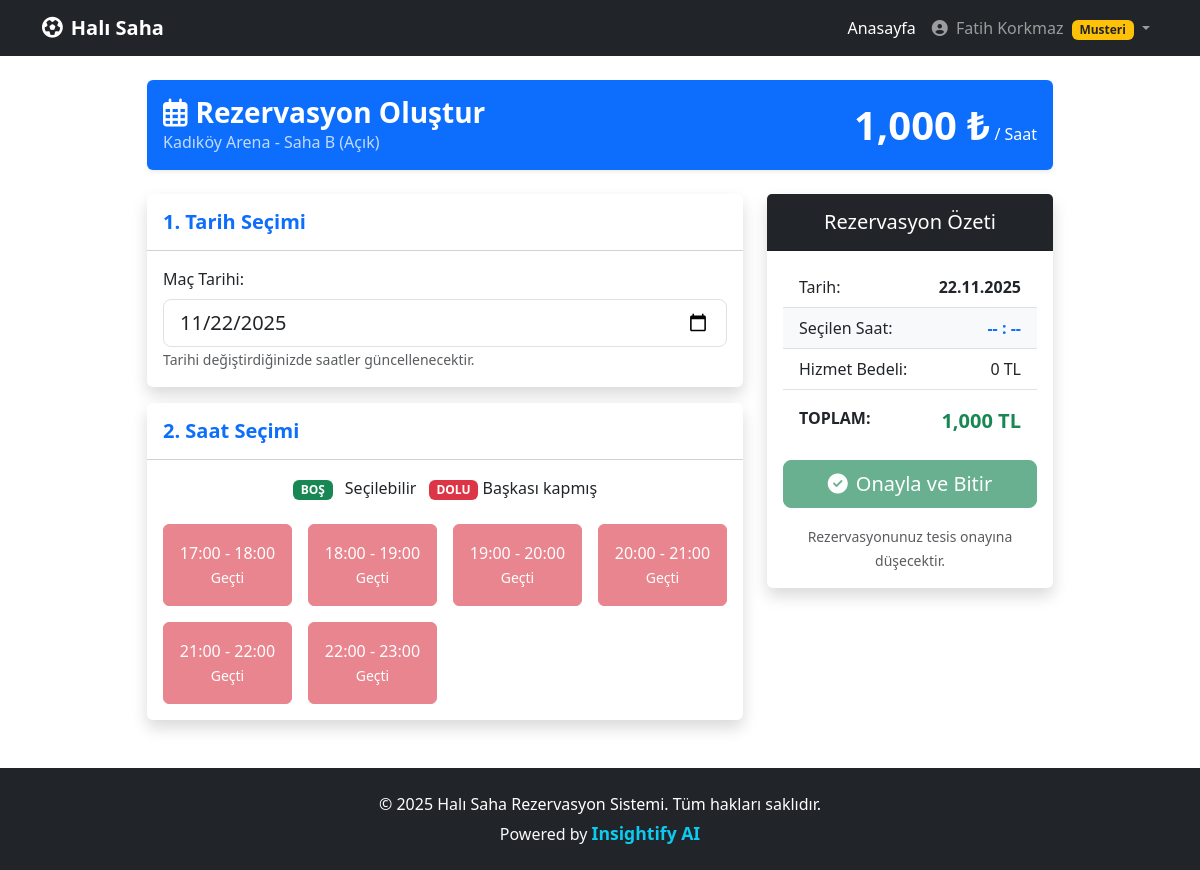
Screenshot of /rezervasyon_yap.php?saha_id=2 (signed in) with the database file from the repository.
### tables this page shows
CREATE TABLE `sahalar` (
  `saha_id` int NOT NULL,
  `tesis_id` int NOT NULL,
  `saha_adi` varchar(100) NOT NULL,
  `zemin_tipi` enum('suni_cim','dogal_cim','hali','parke') DEFAULT 'suni_cim',
  `kapasite` int DEFAULT '14',
  `fiyat_saatlik` decimal(10,2) NOT NULL
);

CREATE TABLE `tesisler` (
  `tesis_id` int NOT NULL,
  `tesis_sahibi_id` int NOT NULL,
  `ilce_id` int NOT NULL,
  `tesis_adi` varchar(200) NOT NULL,
  `adres` text NOT NULL,
  `telefon` varchar(20) DEFAULT NULL,
  `aciklama` text,
  `kapak_resmi` varchar(255) DEFAULT NULL,
  `onay_durumu` tinyint(1) DEFAULT '0',
  `ortalama_puan` float DEFAULT '5'
);

CREATE TABLE `saatbloklari` (
  `saat_id` int NOT NULL,
  `baslangic_saati` time NOT NULL,
  `bitis_saati` time NOT NULL
);

### rezervasyon_yap.php (the view, shortened to what this page needs)
<?php
require_once 'includes/db.php';
include 'includes/header.php';
$saha_id = (int)$_GET['saha_id'];
$secilen_tarih = isset($_GET['tarih']) ? $_GET['tarih'] : date('Y-m-d');
$stmt = $pdo->prepare("CALL sp_SahaDetayGetir(?)");
$stmt->execute([$saha_id]);
$saha = $stmt->fetch();
$tumSaatler = $pdo->query("SELECT * FROM SaatBloklari ORDER BY baslangic_saati ASC")->fetchAll();
$doluSaatlerDizisi = [];
?>
<div class="container mb-5">
    <div class="row justify-content-center">
        <div class="col-md-10">
            <div class="card shadow-sm border-0 mb-4 bg-primary text-white">
                <div class="card-body d-flex justify-content-between align-items-center">
                    <div>
                        <h3 class="fw-bold mb-0"><i class="far fa-calendar-alt me-2"></i>Rezervasyon Oluştur</h3>
                        <p class="mb-0 opacity-75">
                            <?php echo $saha['tesis_adi']; ?> - <?php echo $saha['saha_adi']; ?>
                        </p>
                    </div>
                    <div class="text-end">
                        <span class="display-6 fw-bold"><?php echo number_format($saha['fiyat_saatlik'], 0); ?> ₺</span>
                        <span class="fs-6">/ Saat</span>
                    </div>
                </div>
            </div>
            <div class="row">
                <div class="col-lg-8">
                    <div class="card shadow border-0 mb-3">
                        <div class="card-header bg-white py-3">
                            <h5 class="fw-bold mb-0 text-primary">1. Tarih Seçimi</h5>
                        </div>
                        <div class="card-body">
                            <form action="" method="GET" id="tarihForm">
                                <label class="form-label">Maç Tarihi:</label>
                                <input type="date" name="tarih" class="form-control form-control-lg"
                                       value="<?php echo $secilen_tarih; ?>"
                                       min="<?php echo date('Y-m-d'); ?>"
                                       onchange="document.getElementById('tarihForm').submit()">
                                <small class="text-muted">Tarihi değiştirdiğinizde saatler güncellenecektir.</small>
                            </form>
                        </div>
                    </div>
                    <div class="card shadow border-0">
                        <div class="card-header bg-white py-3">
                            <h5 class="fw-bold mb-0 text-primary">2. Saat Seçimi</h5>
                        </div>
                        <div class="card-body">
                            <p class="text-center mb-4">
                                <span class="badge bg-success me-2">BOŞ</span> Seçilebilir
                                <span class="badge bg-danger ms-2">DOLU</span> Başkası kapmış
                            </p>
                            <div class="row row-cols-2 row-cols-md-3 row-cols-lg-4 g-3">
                                <?php foreach ($tumSaatler as $saat): ?>
                                    <?php
                                        $saat_metni = substr($saat['baslangic_saati'], 0, 5) . " - " . substr($saat['bitis_saati'], 0, 5);
                                        $dolu_mu = in_array($saat['saat_id'], $doluSaatlerDizisi);
                                        $gecmis_mi = false;
                                        if ($secilen_tarih == date('Y-m-d')) {
                                            if (date('H:i') > $saat['baslangic_saati']) {
                                                $gecmis_mi = true;
                                            }
                                        }
                                    ?>
                                    <div class="col">
                                        <?php if ($dolu_mu || $gecmis_mi): ?>
                                            <button class="btn btn-danger w-100 py-3 disabled" style="opacity: 0.6;">
                                                <?php echo $saat_metni; ?><br>
                                                <small><?php echo $gecmis_mi ? 'Geçti' : 'Dolu'; ?></small>
                                            </button>
                                        <?php endif; ?>
                                    </div>
                                <?php endforeach; ?>
                            </div>
                        </div>
                    </div>
                </div>
                <div class="col-lg-4 mt-4 mt-lg-0">
                    <div class="card shadow border-0 sticky-top" style="top: 20px;">
                        <div class="card-header bg-dark text-white text-center py-3">
                            <h5 class="mb-0">Rezervasyon Özeti</h5>
                        </div>
                        <div class="card-body">
                            <ul class="list-group list-group-flush mb-3">
                                <li class="list-group-item d-flex justify-content-between">
                                    <span>Tarih:</span>
                                    <strong><?php echo date("d.m.Y", strtotime($secilen_tarih)); ?></strong>
                                </li>
                                <li class="list-group-item d-flex justify-content-between bg-light">
                                    <span>Seçilen Saat:</span>
                                    <strong id="ozetSaat" class="text-primary">-- : --</strong>
                                </li>
                                <li class="list-group-item d-flex justify-content-between">
                                    <span>Hizmet Bedeli:</span>
                                    <span>0 TL</span>
                                </li>
                                <li class="list-group-item d-flex justify-content-between mt-2">
                                    <span class="fw-bold">TOPLAM:</span>
                                    <span class="fw-bold fs-5 text-success"><?php echo number_format($saha['fiyat_saatlik'], 0); ?> TL</span>
                                </li>
                            </ul>
                            <form action="rezervasyon_tamamla.php" method="POST">
                                <div class="d-grid">
                                    <button type="submit" class="btn btn-success btn-lg" id="onayBtn" disabled>
                                        <i class="fas fa-check-circle me-2"></i>Onayla ve Bitir
                                    </button>
                                </div>
                            </form>
                            <div class="text-center mt-3">
                                <small class="text-muted">Rezervasyonunuz tesis onayına düşecektir.</small>
                            </div>
                        </div>
                    </div>
                </div>
            </div>
        </div>
    </div>
</div>
<?php include 'includes/footer.php'; ?>

### rows the page displays
sahalar: tesis.tesis_adi "Kadıköy Arena", saha_adi "Saha B (Açık)", fiyat_saatlik "1,000"
saatbloklari: saat_metni "17:00 - 18:00", shows "Geçti"
saatbloklari: saat_metni "18:00 - 19:00", shows "Geçti"
saatbloklari: saat_metni "19:00 - 20:00", shows "Geçti"
saatbloklari: saat_metni "20:00 - 21:00", shows "Geçti"
saatbloklari: saat_metni "21:00 - 22:00", shows "Geçti"
saatbloklari: saat_metni "22:00 - 23:00", shows "Geçti"

### other values shown
$_SESSION['ad'] . ' ' . $_SESSION['soyad'] "Fatih Korkmaz"
$_SESSION['rol'] "Musteri"
date("d.m.Y", strtotime($secilen_tarih)) "22.11.2025"
